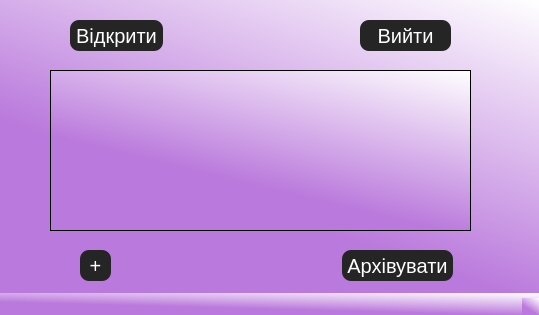
<?xml version="1.0" encoding="UTF-8"?>
<ui version="4.0">
 <class>MainWindow</class>
 <widget class="QMainWindow" name="MainWindow">
  <property name="geometry">
   <rect>
    <x>0</x>
    <y>0</y>
    <width>539</width>
    <height>315</height>
   </rect>
  </property>
  <property name="windowTitle">
   <string>MainWindow</string>
  </property>
  <property name="styleSheet">
   <string notr="true">background-color: qlineargradient(spread:pad, x1:0.527, y1:0.744318, x2:1, y2:0, stop:0 rgba(186, 121, 220, 255), stop:1 rgba(255, 255, 255, 255));</string>
  </property>
  <widget class="QWidget" name="centralwidget">
   <widget class="QToolButton" name="toolButton">
    <property name="geometry">
     <rect>
      <x>80</x>
      <y>250</y>
      <width>31</width>
      <height>31</height>
     </rect>
    </property>
    <property name="styleSheet">
     <string notr="true">QToolButton {
    border-radius:  9px;
    background-color:  rgb(37, 37, 37);
    color:  rgb(255, 255, 255);
    font-size:  20px;
}

QToolButton:pressed {
    background-color:  rgb(118, 118, 118);
}</string>
    </property>
    <property name="text">
     <string>+</string>
    </property>
   </widget>
   <widget class="QListWidget" name="listWidget">
    <property name="geometry">
     <rect>
      <x>50</x>
      <y>70</y>
      <width>421</width>
      <height>161</height>
     </rect>
    </property>
    <property name="styleSheet">
     <string notr="true">QlistWidget {
    border-radius:  9px;
    background-image:  rgb(37, 37, 37);
}
</string>
    </property>
   </widget>
   <widget class="QPushButton" name="pushButton">
    <property name="geometry">
     <rect>
      <x>360</x>
      <y>20</y>
      <width>91</width>
      <height>31</height>
     </rect>
    </property>
    <property name="styleSheet">
     <string notr="true">QPushButton {
    border-radius:  9px;
    background-color:  rgb(37, 37, 37);
    color:  rgb(255, 255, 255);
    font-size:  20px;
}

QPushButton:pressed {
    background-color:  rgb(118, 118, 118);
}</string>
    </property>
    <property name="text">
     <string>Вийти</string>
    </property>
   </widget>
   <widget class="QPushButton" name="pushButton_2">
    <property name="geometry">
     <rect>
      <x>342</x>
      <y>250</y>
      <width>111</width>
      <height>31</height>
     </rect>
    </property>
    <property name="styleSheet">
     <string notr="true">QPushButton {
    border-radius:  9px;
    background-color:  rgb(37, 37, 37);
    color:  rgb(255, 255, 255);
    font-size:  20px;
}

QPushButton:pressed {
    background-color:  rgb(118, 118, 118);
}</string>
    </property>
    <property name="text">
     <string>Архівувати</string>
    </property>
   </widget>
   <widget class="QPushButton" name="pushButton_3">
    <property name="geometry">
     <rect>
      <x>70</x>
      <y>20</y>
      <width>93</width>
      <height>31</height>
     </rect>
    </property>
    <property name="styleSheet">
     <string notr="true">QPushButton {
    border-radius:  9px;
    background-color:  rgb(37, 37, 37);
    color:  rgb(255, 255, 255);
    font-size:  20px;
}

QPushButton:pressed {
    background-color:  rgb(118, 118, 118);
}</string>
    </property>
    <property name="text">
     <string>Відкрити</string>
    </property>
   </widget>
  </widget>
  <widget class="QStatusBar" name="statusbar"/>
 </widget>
 <resources/>
 <connections/>
</ui>
